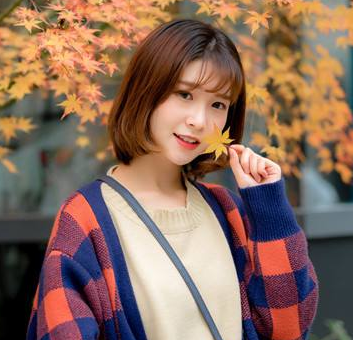
#> input picture FeatureExtractionLearning/img/meinv.png, 353 x 340 px
$ python histogram.py
#> lines starting #> are read from the running program, lines starting #| are printed output that depends on the picture
"""
hist = cv2.calcHist([image],             # 传入图像（列表）
                    [0],                 # 使用的通道（使用通道：可选[0],[1],[2]）
                    None,                # 没有使用mask(蒙版)
                    [256],               # x范围，柱子的数量
                    [0.0,255.0])         # 像素值范围
                                         # return->list
"""

import cv2
import numpy as np
import matplotlib.pyplot as plt

def calcAndDrawHist(image, color):
    hist= cv2.calcHist([image], [0], None, [256], [0.0,255.0])
    minVal, maxVal, minLoc, maxLoc = cv2.minMaxLoc(hist)
    histImg = np.zeros([256,256,3], np.uint8)
    hpt = int(0.9* 256);

    for h in range(256):
        intensity = int(hist[h]*hpt/maxVal)
        cv2.line(histImg,(h,256), (h,256-intensity), color)
    return histImg


original_img = cv2.imread("./img/meinv.png")
#> original_img is the input picture: shape (340, 353, 3); mean B, G, R 92.4, 107.8, 138.3
img = cv2.resize(original_img,None,fx=0.6,fy=0.6,interpolation = cv2.INTER_CUBIC)
b, g, r = cv2.split(img)
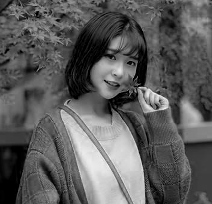
#> b: shape (204, 212); min 0, max 244, mean 92.4
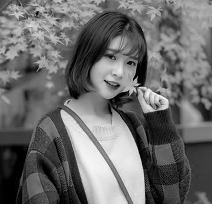
#> g: shape (204, 212); min 0, max 254, mean 107.7
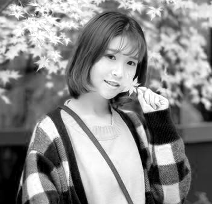
#> r: shape (204, 212); min 0, max 255, mean 138.2

histImgB = calcAndDrawHist(b, [255, 0, 0])
#> in calcAndDrawHist, `hist= cv2.calcHist([image], [0], None, [256], [0.0,255.0])`: hist = 256 values, max 990 at index 0, min 0 at index 240, mean 168.9
#> in calcAndDrawHist, `minVal, maxVal, minLoc, maxLoc = cv2.minMaxLoc(hist)`: minVal = 0; maxVal = 990; minLoc = (0, 240); maxLoc = (0, 0)
#> the loop in calcAndDrawHist, `for h in range(256):` made 256 passes
#> intensity on passes 1 to 3: 230, 45, 41
#> after the loop in calcAndDrawHist, `for h in range(256):`:
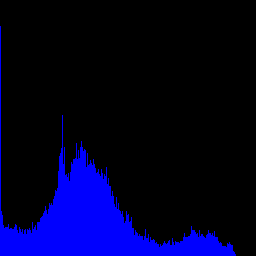
#> histImg: shape (256, 256, 3); mean of channels 0, 1, 2 38.6, 0, 0; drawn as B, G, R
histImgG = calcAndDrawHist(g, [0, 255, 0])
#> in calcAndDrawHist (call 2), `hist= cv2.calcHist([image], [0], None, [256], [0.0,255.0])`: hist = 256 values, max 722 at index 0, min 0 at index 249, mean 168.9
#> in calcAndDrawHist (call 2), `minVal, maxVal, minLoc, maxLoc = cv2.minMaxLoc(hist)`: maxVal = 722; minLoc = (0, 249)
#> the loop in calcAndDrawHist (call 2), `for h in range(256):` made 256 passes
#> intensity on passes 1 to 3: 230, 41, 46
#> after the loop in calcAndDrawHist (call 2), `for h in range(256):`:
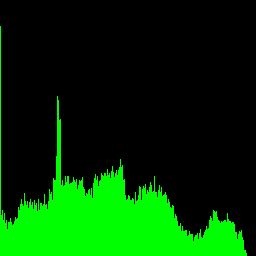
#> histImg: shape (256, 256, 3); mean of channels 0, 1, 2 0, 53.1, 0; drawn as B, G, R
histImgR = calcAndDrawHist(r, [0, 0, 255])
#> in calcAndDrawHist (call 3), `hist= cv2.calcHist([image], [0], None, [256], [0.0,255.0])`: hist = 256 values, max 690 at index 0, min 0 at index 255, mean 167.2
#> in calcAndDrawHist (call 3), `minVal, maxVal, minLoc, maxLoc = cv2.minMaxLoc(hist)`: maxVal = 690; minLoc = (0, 255)
#> the loop in calcAndDrawHist (call 3), `for h in range(256):` made 256 passes
#> intensity on passes 1 to 3: 230, 51, 47
#> after the loop in calcAndDrawHist (call 3), `for h in range(256):`:
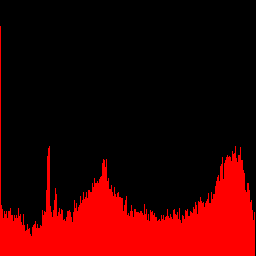
#> histImg: shape (256, 256, 3); mean of channels 0, 1, 2 0, 0, 55.2; drawn as B, G, R

'''
# cv2创建图像
cv2.imshow("histImgB", histImgB)
cv2.imshow("histImgG", histImgG)
cv2.imshow("histImgR", histImgR)
cv2.imshow("Img", img)
cv2.waitKey(0)
cv2.destroyAllWindows()
'''


# plt创建图形
plt.figure(1)
plt.gcf().canvas.set_window_title('Test')
plt.gcf().suptitle("Color Histogram")

# plt绘图要翻转颜色通道，从cv2的GBR变为RBG
plt.subplot(2,2,1),plt.imshow(np.flip(original_img,axis = 2)),plt.title('original_img')
plt.subplot(2,2,2),plt.imshow(np.flip(histImgB,axis = 2)),plt.title('histImgB')
plt.subplot(2,2,3),plt.imshow(np.flip(histImgG,axis = 2)),plt.title('histImgG')
plt.subplot(2,2,4),plt.imshow(np.flip(histImgR,axis = 2)),plt.title('histImgR')

plt.tight_layout()  # 调整坐标轴等，使之无重叠
plt.show()
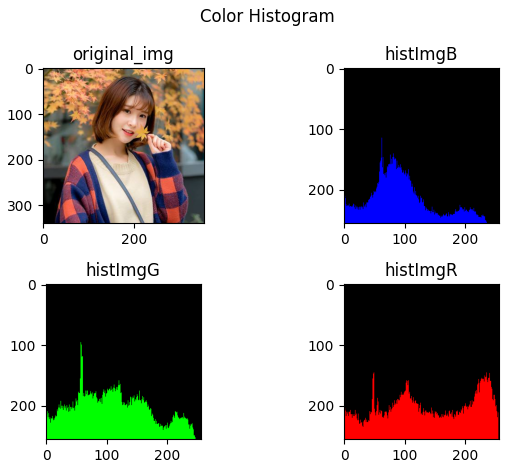
#> figure drawn by matplotlib, 4 panels
